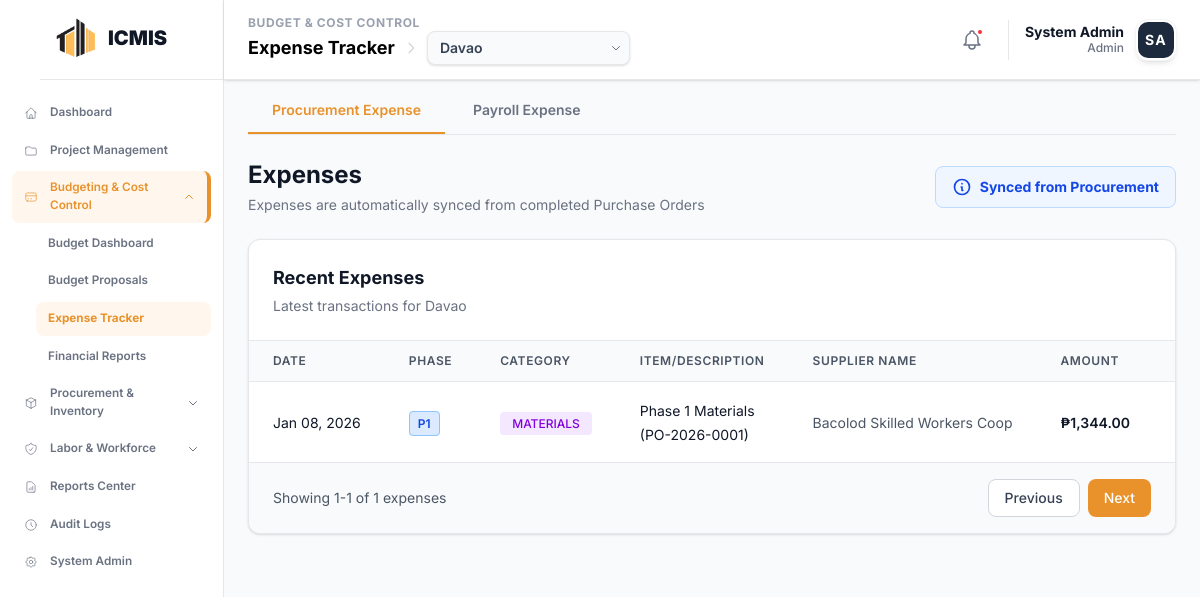
Page /modules/budget/expenses.php?project_id=1 (signed in) on the earlier database version.
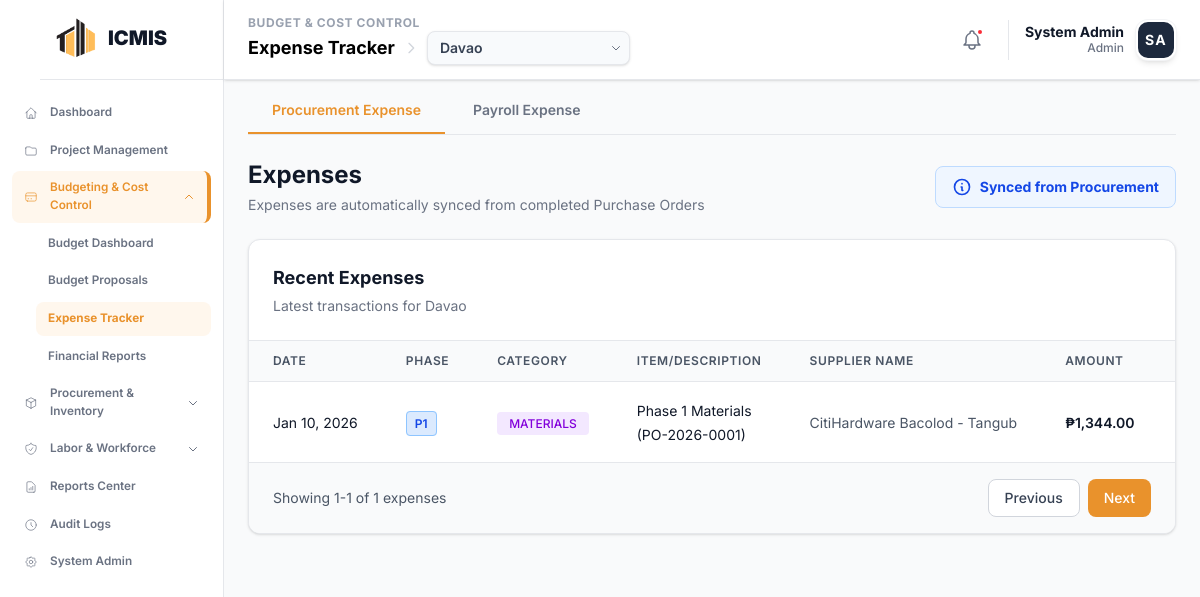
Same page on the later database version.
### tables this page shows
CREATE TABLE `icmis_projects` (
  `project_id` int NOT NULL,
  `project_code` varchar(20) NOT NULL,
  `project_name` varchar(255) NOT NULL,
  `description` text,
  `location` varchar(255) DEFAULT NULL,
  `status` enum('Planning','In Progress','Active','On Hold','Completed','Cancelled') DEFAULT 'Planning',
  `start_date` date DEFAULT NULL,
  `end_date` date DEFAULT NULL,
  `completion_rate` decimal(5,2) DEFAULT '0.00',
  `project_manager_id` int DEFAULT NULL,
  `total_budget` decimal(15,2) DEFAULT '0.00'
);

CREATE TABLE `procurement_purchase_orders` (
  `po_id` int NOT NULL,
  `po_reference` varchar(50) NOT NULL,
  `project_id` int NOT NULL,
  `phase_id` int DEFAULT NULL,
  `supplier_id` int NOT NULL,
  `order_title` varchar(255) DEFAULT NULL,
  `order_date` date DEFAULT (curdate()),
  `total_amount` decimal(15,2) DEFAULT '0.00',
  `status` enum('PENDING','APPROVED','REJECTED','COMPLETED') DEFAULT 'PENDING',
  `created_by_user_id` int DEFAULT NULL
);

CREATE TABLE `procurement_suppliers` (
  `supplier_id` int NOT NULL,
  `supplier_name` varchar(100) NOT NULL,
  `contact_person` varchar(100) DEFAULT NULL,
  `contact_number` varchar(20) DEFAULT NULL,
  `email` varchar(100) DEFAULT NULL,
  `address` text,
  `status` enum('Active','Inactive') DEFAULT 'Active'
);

### modules/budget/project_context.php (called while the page is built, shortened)
<?php
function getProjectContext($conn) {
    if (isset($_GET['project_id']) && !empty($_GET['project_id'])) {
        $project_id = intval($_GET['project_id']);
        $sql = "SELECT project_id FROM icmis_projects WHERE project_id = ?";
        $stmt = $conn->prepare($sql);
        $stmt->bind_param("i", $project_id);
        $stmt->execute();
        $result = $stmt->get_result();
        if ($result->num_rows > 0) {
            return $project_id;
        }
    }
    return 0;
}
?>

### modules/budget/expenses.php (the view, shortened to what the rows shown need)
<?php
  include __DIR__ . '/project_context.php';
  $conn = getBudgetConnection();
  $selected_project_id = getProjectContext($conn);
  $project_name = 'No Project Selected';
  if ($selected_project_id > 0) {
    $sql_project = "SELECT p.project_id, p.project_code, p.project_name,
                    (SELECT COALESCE(SUM(bp.total_amount), 0)
                     FROM budget_proposals bp
                     WHERE bp.project_id = p.project_id AND bp.status = 'APPROVED') as total_budget,
                    (SELECT COALESCE(SUM(po.total_amount), 0)
                     FROM procurement_purchase_orders po
                     WHERE po.project_id = p.project_id AND po.status = 'COMPLETED') as actual_spending
                    FROM icmis_projects p
                    WHERE p.project_id = ?";
    $stmt = $conn->prepare($sql_project);
    $stmt->bind_param("i", $selected_project_id);
    $stmt->execute();
    $result = $stmt->get_result();
    if ($result && $result->num_rows > 0) {
      $project = $result->fetch_assoc();
        $project_name = $project['project_name'];
      }
    }
    $expenses = [];
    if ($selected_project_id > 0) {
      $sql_expenses = "SELECT
                         po.po_id as expense_id,
                         po.po_id,
                         po.po_reference,
                         po.order_date as expense_date,
                         COALESCE(pp.phase_name, 'Phase 1: Mobilization') as phase,
                         'MATERIALS' as category,
                         CONCAT(po.order_title, ' (', po.po_reference, ')') as description,
                         po.total_amount as amount,
                         'APPROVED' as status,
                         s.supplier_name as supplier_name
                       FROM procurement_purchase_orders po
                       LEFT JOIN procurement_suppliers s ON po.supplier_id = s.supplier_id
                       LEFT JOIN icmis_project_phases pp ON po.phase_id = pp.phase_id
                       WHERE po.project_id = ? AND po.status = 'COMPLETED'
                       ORDER BY po.order_date DESC
                       LIMIT 10";
      $stmt_expenses = $conn->prepare($sql_expenses);
      $stmt_expenses->bind_param("i", $selected_project_id);
      $stmt_expenses->execute();
      $result_expenses = $stmt_expenses->get_result();
      if ($result_expenses && $result_expenses->num_rows > 0) {
        while ($row = $result_expenses->fetch_assoc()) {
          $expenses[] = $row;
        }
      }
    }
    $total_expenses = count($expenses);
?>
<!DOCTYPE html>
<html lang="en">
<head>
  <?php include __DIR__ . '/../../includes/head_assetsv2.php'; ?>
</head>
<body class="bg-gray-50">
  <?php
    include __DIR__ . '/../../includes/sidebar.php';
  ?>
  <main class="ml-56 mt-16 p-6">
      <div class="flex items-center justify-between mb-6">
        <div>
          <h1 class="text-2xl text-gray-900 font-bold">Expenses</h1>
        </div>
      </div>
      <div id="procurementView">
      <?php if (empty($expenses)): ?>
      <div class="bg-white rounded-xl border border-gray-200 shadow-sm p-12">
        <div class="max-w-md mx-auto text-center">
          <div class="flex justify-center mb-6">
            <div class="bg-orange-50 rounded-full p-6">
              <svg class="w-16 h-16 text-[#e9922c]" fill="none" stroke="currentColor" viewBox="0 0 24 24">
                <path stroke-linecap="round" stroke-linejoin="round" stroke-width="1.5" d="M9 14l6-6m-5.5.5h.01m4.99 5h.01M19 21V5a2 2 0 00-2-2H7a2 2 0 00-2 2v16l3.5-2 3.5 2 3.5-2 3.5 2zM10 8.5a.5.5 0 11-1 0 .5.5 0 011 0zm5 5a.5.5 0 11-1 0 .5.5 0 011 0z" />
              </svg>
            </div>
          </div>
          <h2 class="text-xl text-gray-900 font-bold mb-3">No Expenses Recorded Yet</h2>
          <p class="text-gray-500 mb-8 leading-relaxed">
            <?php if ($selected_project_id > 0): ?>
              No expenses have been recorded for <strong><?php echo htmlspecialchars($project_name); ?></strong> yet.
              Start tracking expenses to monitor budget utilization and project spending.
            <?php else: ?>
              Please select a project from the dropdown above to view and track expenses.
            <?php endif; ?>
          </p>
          <div class="mt-8 pt-8 border-t border-gray-200">
            <p class="text-sm text-gray-600 mb-3 text-left">Track expenses for:</p>
            <div class="space-y-3">
              <div class="flex gap-3 bg-gray-50 rounded-lg p-3 text-left">
                <div class="shrink-0 mt-1.5">
                  <div class="w-1.5 h-1.5 bg-purple-600 rounded-full"></div>
                </div>
                <div>
                  <div class="text-sm text-gray-900 font-medium">Materials & Supplies</div>
                  <div class="text-xs text-gray-500 mt-0.5">Construction materials, equipment, and supplies</div>
                </div>
              </div>
              <div class="flex gap-3 bg-gray-50 rounded-lg p-3 text-left">
                <div class="shrink-0 mt-1.5">
                  <div class="w-1.5 h-1.5 bg-cyan-600 rounded-full"></div>
                </div>
                <div>
                  <div class="text-sm text-gray-900 font-medium">Labor & Services</div>
                  <div class="text-xs text-gray-500 mt-0.5">Workforce costs and professional services</div>
                </div>
              </div>
              <div class="flex gap-3 bg-gray-50 rounded-lg p-3 text-left">
                <div class="shrink-0 mt-1.5">
                  <div class="w-1.5 h-1.5 bg-green-600 rounded-full"></div>
                </div>
                <div>
                  <div class="text-sm text-gray-900 font-medium">Equipment & Machinery</div>
                  <div class="text-xs text-gray-500 mt-0.5">Heavy equipment rentals and machinery costs</div>
                </div>
              </div>
            </div>
          </div>
        </div>
      </div>
      <?php else: ?>
      <div class="bg-white border border-gray-200 rounded-xl shadow-sm overflow-hidden">
        <div class="p-6 border-b border-gray-200 flex items-center justify-between">
          <div>
            <h2 class="text-lg font-bold text-gray-900 mb-1">Recent Expenses</h2>
            <p class="text-sm text-gray-500">Latest transactions for <?php echo htmlspecialchars($project_name); ?></p>
          </div>
        </div>
        <div class="overflow-x-auto">
          <table class="w-full">
            <thead>
              <tr class="bg-gray-50 border-b border-gray-200">
                <th class="px-6 py-3 text-left text-xs font-semibold text-gray-600 uppercase tracking-wider">Date</th>
                <th class="px-6 py-3 text-left text-xs font-semibold text-gray-600 uppercase tracking-wider">Phase</th>
                <th class="px-6 py-3 text-left text-xs font-semibold text-gray-600 uppercase tracking-wider">Category</th>
                <th class="px-6 py-3 text-left text-xs font-semibold text-gray-600 uppercase tracking-wider">Item/Description</th>
                <th class="px-6 py-3 text-left text-xs font-semibold text-gray-600 uppercase tracking-wider">Supplier Name</th>
                <th class="px-6 py-3 text-left text-xs font-semibold text-gray-600 uppercase tracking-wider">Amount</th>
                <th class="px-6 py-3 text-center text-xs font-semibold text-gray-600 uppercase tracking-wider">Status</th>
              </tr>
            </thead>
            <tbody class="divide-y divide-gray-200">
                <?php foreach ($expenses as $expense): ?>
                  <tr class="hover:bg-gray-50 transition-colors duration-150">
                    <td class="px-6 py-4 whitespace-nowrap">
                      <span class="text-sm text-gray-900"><?php echo date('M d, Y', strtotime($expense['expense_date'])); ?></span>
                    </td>
                    <td class="px-6 py-4 whitespace-nowrap">
                      <?php
                        $phase_badge_colors = [
                          'Phase 1: Mobilization' => 'bg-blue-100 text-blue-700 border-blue-300',
                          'Phase 2: Structural' => 'bg-purple-100 text-purple-700 border-purple-300',
                          'Phase 3: MEPFS' => 'bg-orange-100 text-orange-700 border-orange-300',
                          'Phase 4: Finishing' => 'bg-green-100 text-green-700 border-green-300'
                        ];
                        $phase_display = $expense['phase'] ?? 'Phase 1: Mobilization';
                        $phase_number = substr($phase_display, 6, 1);
                        $phase_badge_class = $phase_badge_colors[$phase_display] ?? 'bg-gray-100 text-gray-700 border-gray-300';
                      ?>
                      <span class="<?php echo $phase_badge_class; ?> px-2 py-1 rounded border text-xs font-semibold">
                        P<?php echo $phase_number; ?>
                      </span>
                    </td>
                    <td class="px-6 py-4 whitespace-nowrap">
                      <?php
                        $category = strtolower($expense['category']);
                        $badge_colors = [
                          'materials' => 'bg-purple-100 text-purple-700',
                          'labor' => 'bg-cyan-100 text-cyan-700',
                          'equipment' => 'bg-green-100 text-green-700'
                        ];
                        $badge_class = $badge_colors[$category] ?? 'bg-gray-100 text-gray-700';
                      ?>
                      <span class="<?php echo $badge_class; ?> px-3 py-1 rounded text-xs font-medium">
                        <?php echo htmlspecialchars(ucfirst($expense['category'])); ?>
                      </span>
                    </td>
                    <td class="px-6 py-4">
                      <span class="text-sm text-gray-900"><?php echo htmlspecialchars($expense['description']); ?></span>
                    </td>
                    <td class="px-6 py-4 whitespace-nowrap">
                      <span class="text-sm text-gray-600"><?php echo htmlspecialchars($expense['supplier_name'] ?? 'N/A'); ?></span>
                    </td>
                    <td class="px-6 py-4 whitespace-nowrap">
                      <span class="text-sm font-semibold text-gray-900">₱<?php echo number_format($expense['amount'], 2); ?></span>
                    </td>
                    <td class="px-6 py-4 whitespace-nowrap">
                    </td>
                  </tr>
                <?php endforeach; ?>
            </tbody>
          </table>
        </div>
        <div class="bg-gray-50 border-t border-gray-200 px-6 py-4 flex items-center justify-between">
          <p class="text-sm text-gray-600">
            Showing <?php echo min(1, $total_expenses); ?>-<?php echo $total_expenses; ?> of <?php echo $total_expenses; ?> expenses
          </p>
          <div class="flex gap-2">
            <button class="px-4 py-2 bg-white border border-gray-300 text-gray-700 hover:bg-gray-50 rounded-lg text-sm font-medium transition-colors duration-150">
              Previous
            </button>
            <button class="px-4 py-2 bg-[#e9922c] hover:bg-[#d17f1f] text-white rounded-lg text-sm font-medium transition-colors duration-150">
              Next
            </button>
          </div>
        </div>
      </div>
      <?php endif; ?>
      </div>
  </main>
</body>
</html>

Differences in the rows shown:
removed procurement_purchase_orders: order_date "Jan 08, 2026", phase_number "1", category "MATERIALS", description "Phase 1 Materials (PO-2026-0001)", supplier.supplier_name "Bacolod Skilled Workers Coop", total_amount "1,344.00"
added procurement_purchase_orders: order_date "Jan 10, 2026", phase_number "1", category "MATERIALS", description "Phase 1 Materials (PO-2026-0001)", supplier.supplier_name "CitiHardware Bacolod - Tangub", total_amount "1,344.00"
